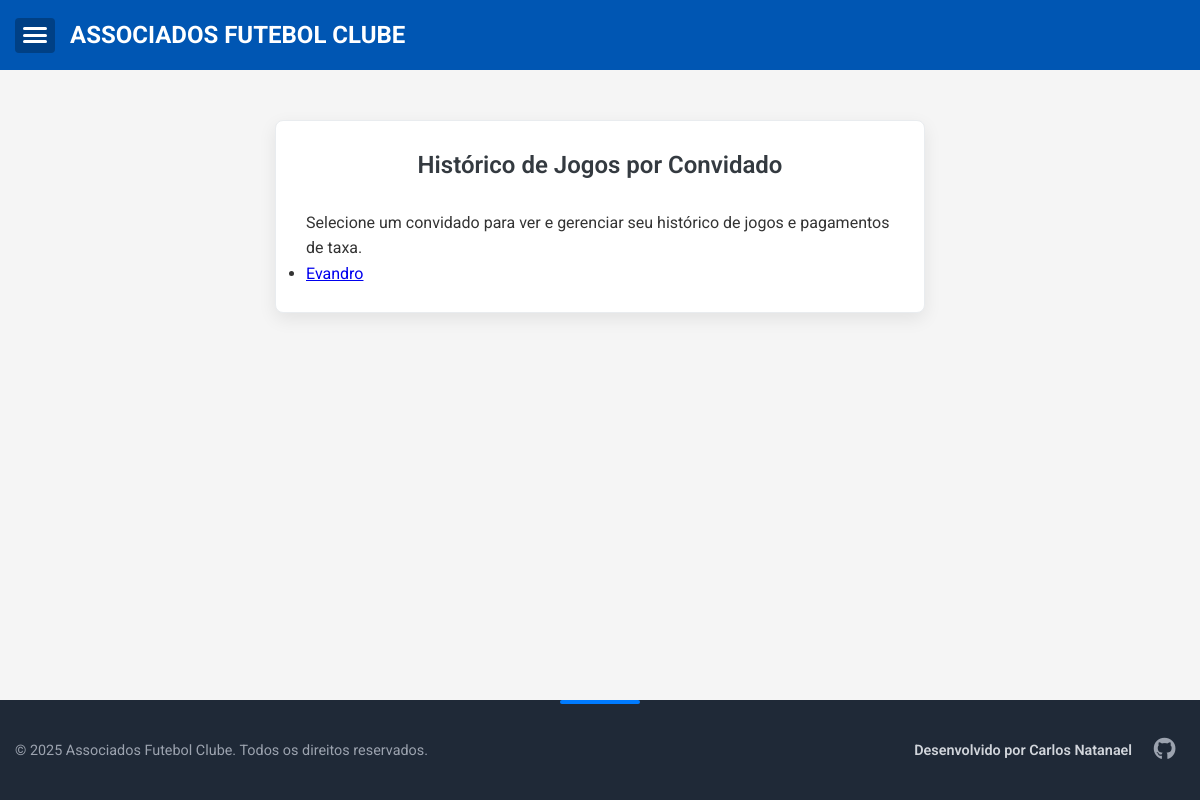
The page /convidados/historico (signed in) on the database as committed earlier.
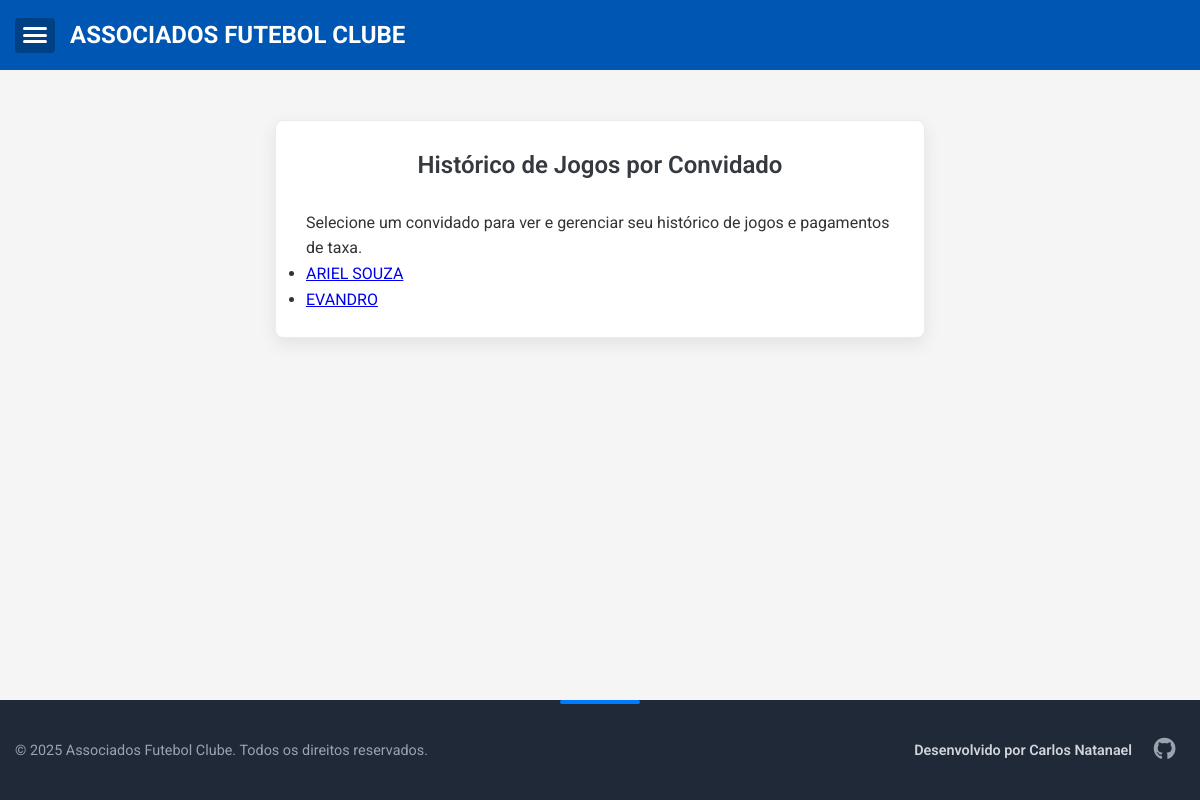
The same page on the database as committed later.
### app.py (models this page shows)
class Convidado(db.Model):
    id = db.Column(db.Integer, primary_key=True)
    nome = db.Column(db.String(100), nullable=False)
    presencas = db.relationship('Presenca', backref='convidado', lazy=True)

### app.py (the view)
@app.route('/convidados/historico')
@login_required
def lista_convidados_para_historico_jogos():
    convidados = Convidado.query.order_by(Convidado.nome).all()
    return render_template('lista_convidados_historico.html', convidados=convidados)

### app.py (called while the page is built)
@event.listens_for(Engine, "connect")
def set_sqlite_timeout(dbapi_connection, connection_record):
    cursor = dbapi_connection.cursor()
    try:
        cursor.execute("PRAGMA busy_timeout = 5000") # Timeout de 5 segundos (5000 ms)
        cursor.close()
        print("DEBUG: SQLite busy_timeout configurado para 5000ms.")
    except Exception as e:
        print(f"DEBUG: Erro ao configurar SQLite busy_timeout: {e}")

@login_manager.user_loader
def load_user(user_id):
    return User.query.get(int(user_id))

### templates/lista_convidados_historico.html
{% extends "base.html" %}
{% block content %}
<div class="form-container">
    <h2>Histórico de Jogos por Convidado</h2>
    <p>Selecione um convidado para ver e gerenciar seu histórico de jogos e pagamentos de taxa.</p>
    {% if convidados %}
    <ul class="list-group">
        {% for convidado_item in convidados %}
        <li class="list-group-item">
            <a href="{{ url_for('historico_jogos_convidado', convidado_id=convidado_item.id) }}">
                {{ convidado_item.nome }}
            </a>
        </li>
        {% endfor %}
    </ul>
    {% else %}
    <p>Nenhum convidado cadastrado.</p>
    {% endif %}
</div>
{% endblock %}

Rows that differ between the two databases and show on the page:
added Convidado: nome "ARIEL SOUZA"
changed Convidado: nome "Evandro" → "EVANDRO"
